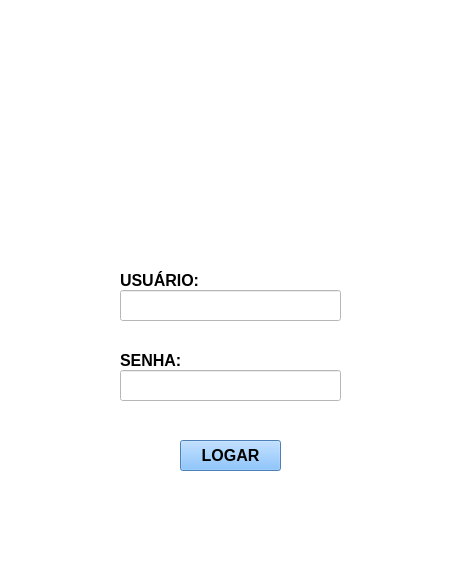
<?xml version="1.0" encoding="UTF-8"?>
<ui version="4.0">
 <class>MainWindow</class>
 <widget class="QMainWindow" name="MainWindow">
  <property name="geometry">
   <rect>
    <x>0</x>
    <y>0</y>
    <width>459</width>
    <height>571</height>
   </rect>
  </property>
  <property name="windowTitle">
   <string>MainWindow</string>
  </property>
  <property name="styleSheet">
   <string notr="true">background-color: rgb(255, 255, 255);</string>
  </property>
  <widget class="QWidget" name="centralwidget">
   <widget class="QLabel" name="usuario">
    <property name="geometry">
     <rect>
      <x>120</x>
      <y>270</y>
      <width>111</width>
      <height>21</height>
     </rect>
    </property>
    <property name="font">
     <font>
      <pointsize>14</pointsize>
      <weight>75</weight>
      <bold>true</bold>
     </font>
    </property>
    <property name="styleSheet">
     <string notr="true">background-color: none;</string>
    </property>
    <property name="text">
     <string>&lt;html&gt;&lt;head/&gt;&lt;body&gt;&lt;p&gt;&lt;span style=&quot; font-size:12pt;&quot;&gt;USUÁRIO:&lt;/span&gt;&lt;/p&gt;&lt;/body&gt;&lt;/html&gt;</string>
    </property>
   </widget>
   <widget class="QLineEdit" name="lineUsuario">
    <property name="geometry">
     <rect>
      <x>120</x>
      <y>290</y>
      <width>221</width>
      <height>31</height>
     </rect>
    </property>
   </widget>
   <widget class="QLineEdit" name="lineSenha">
    <property name="geometry">
     <rect>
      <x>120</x>
      <y>370</y>
      <width>221</width>
      <height>31</height>
     </rect>
    </property>
   </widget>
   <widget class="QPushButton" name="pushLogar">
    <property name="geometry">
     <rect>
      <x>180</x>
      <y>440</y>
      <width>101</width>
      <height>31</height>
     </rect>
    </property>
    <property name="font">
     <font>
      <pointsize>12</pointsize>
      <weight>75</weight>
      <bold>true</bold>
     </font>
    </property>
    <property name="styleSheet">
     <string notr="true">background-color: rgb(107, 179, 255);</string>
    </property>
    <property name="text">
     <string>LOGAR</string>
    </property>
   </widget>
   <widget class="QLabel" name="label_6">
    <property name="geometry">
     <rect>
      <x>150</x>
      <y>40</y>
      <width>161</width>
      <height>161</height>
     </rect>
    </property>
    <property name="styleSheet">
     <string notr="true">border: none;</string>
    </property>
    <property name="text">
     <string/>
    </property>
    <property name="pixmap">
     <pixmap>../images/cat logo1.png</pixmap>
    </property>
    <property name="scaledContents">
     <bool>true</bool>
    </property>
   </widget>
   <widget class="QLabel" name="senha">
    <property name="geometry">
     <rect>
      <x>120</x>
      <y>350</y>
      <width>111</width>
      <height>21</height>
     </rect>
    </property>
    <property name="font">
     <font>
      <pointsize>14</pointsize>
      <weight>75</weight>
      <bold>true</bold>
     </font>
    </property>
    <property name="styleSheet">
     <string notr="true">background-color: none;</string>
    </property>
    <property name="text">
     <string>&lt;html&gt;&lt;head/&gt;&lt;body&gt;&lt;p&gt;&lt;span style=&quot; font-size:12pt;&quot;&gt;SENHA:&lt;/span&gt;&lt;/p&gt;&lt;/body&gt;&lt;/html&gt;</string>
    </property>
   </widget>
  </widget>
  <widget class="QMenuBar" name="menubar">
   <property name="geometry">
    <rect>
     <x>0</x>
     <y>0</y>
     <width>459</width>
     <height>21</height>
    </rect>
   </property>
  </widget>
  <widget class="QStatusBar" name="statusbar"/>
 </widget>
 <resources/>
 <connections/>
</ui>
